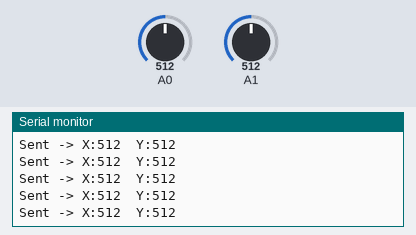
The sketch below on a simulated Arduino Uno, built with avr-gcc and run on an emulated ATmega328P. Parts: the last lines printed to the serial monitor. The test bench sets the inputs (shaded band); at power-on: A0 = 512, A1 = 512. No radio packets arrive unless stated.

Above: at 1.2 s.
1.3 s: A0 set to 106
At 1.34 s:
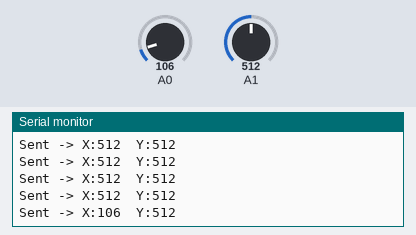
4.3 s: A0 set to 92
At 4.3 s:
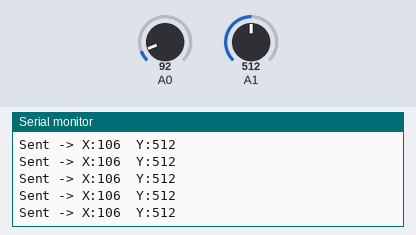
5.8 s: A1 set to 109
At 5.83 s:
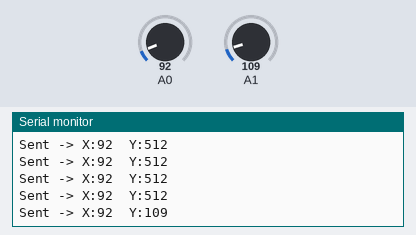
8.8 s: A1 set to 89
At 8.8 s:
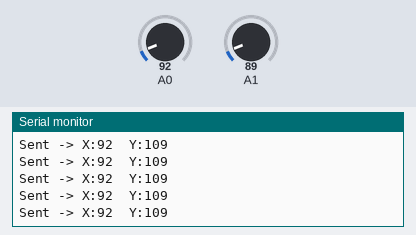
Timing chart, 0 to 11.8 s (numbered marks = the images above; inputs shaded):
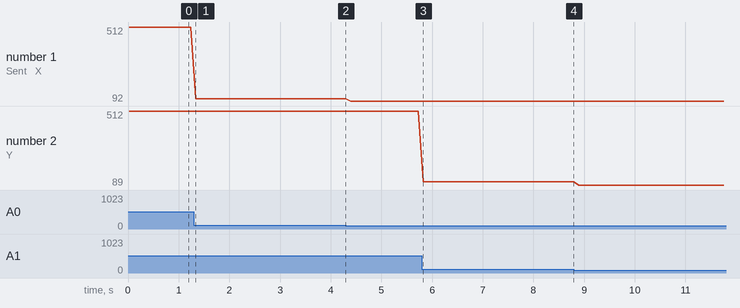

The sketch:

transmitter.ino
```cpp
#include <SPI.h>
#include <nRF24L01.h>
#include <RF24.h>

RF24 radio(9, 10); // CE, CSN
const byte address[6] = "00001";

struct JoystickData {
  int x;
  int y;
};

JoystickData data;

void setup() {
  Serial.begin(9600);
  radio.begin();
  radio.openWritingPipe(address);
  radio.setPALevel(RF24_PA_LOW);
  radio.stopListening();
  Serial.println("Transmitter ready");
}

void loop() {
  data.x = analogRead(A0); // X-axis
  data.y = analogRead(A1); // Y-axis

  // Send data structure
  radio.write(&data, sizeof(data));

  Serial.print("Sent -> X:");
  Serial.print(data.x);
  Serial.print("  Y:");
  Serial.println(data.y);

  delay(100);
}
```

Measured:
- after the input at 1.3 s, the serial monitor: prints a new line at once (image 1)
- after the input at 5.8 s, the serial monitor: prints a new line at once (image 3)
- plotted number 1: 512 → 106 after the input at 1.3 s, 106 → 92 after the input at 4.3 s
- plotted number 2: 512 → 109 after the input at 5.8 s, 109 → 89 after the input at 8.8 s
